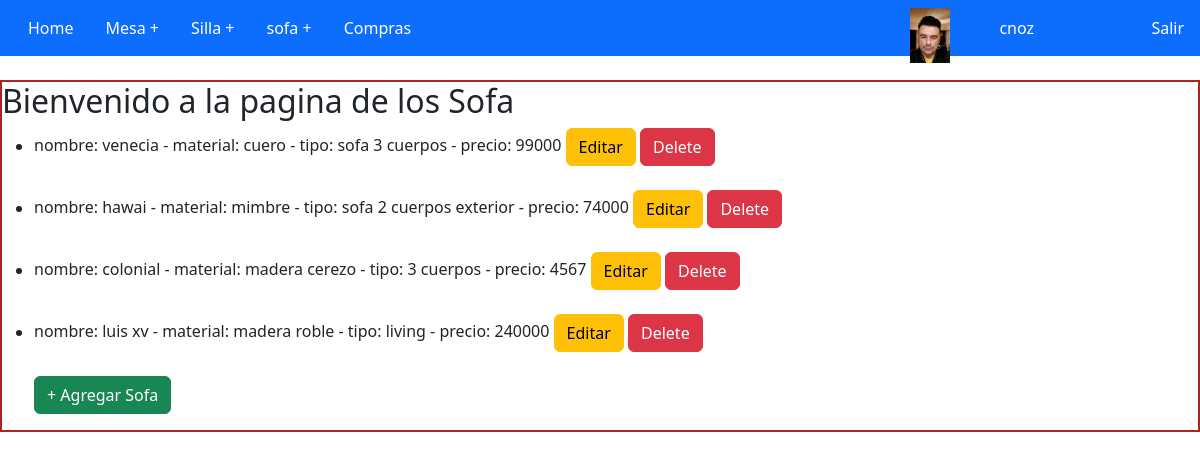
The app's page /productos/read_sofa/ (signed in) with its own data.
### productos/models.py (models this page shows)
class Sofa(models.Model):
    nombre = models.CharField(max_length= 30)
    material = models.CharField(max_length= 30)
    tipo = models.CharField(max_length= 30)
    precio = models.IntegerField()
    def __str__(self):
        return f'nombre: {self.nombre} - material: {self.material} - tipo: {self.tipo} - precio: {self.precio}'

### productos/views.py (the view)
# urls.py: path('read_sofa/', read_sofa),
@login_required
def read_sofa(request=None):
    sofas= Sofa.objects.all()
    avatar = Avatar.objects.filter(user = request.user.id)
    try:
        avatar = avatar[0].image.url
    except:
        avatar = None
    return render(request,'crud_sofa/read_sofa.html',{'sofa': sofas,'avatar': avatar })

### productos/template/crud_sofa/read_sofa.html (shortened to what this page needs)
{% extends "index.html" %}
{% load static %}
{% block contenido %}
<h2>Bienvenido a la pagina de los Sofa</h2>
<ul>
    {% for sof in sofa %}
        <li>
            {{ sof }}
            <a href="/productos/update_sofa/{{sof.id}}" class="btn btn-warning">Editar</a>
            <a href="/productos/delete_sofa/{{sof.id}}" class="btn btn-danger">Delete</a>
        </li>
        <br>
    {% endfor %}
    <a class="btn btn-success" href="/productos/create_sofa"> + Agregar Sofa</a>
</ul>
{% endblock %}

### productos/template/index.html (shortened to what this page needs)
<!DOCTYPE html>
<html lang="en">
<head>
    {% load static %}
    <link rel="stylesheet" href="{% static '/css/myestylo.css' %}">
    <link rel="stylesheet" href="{%static 'css/bootstrap.min.css'%}">
</head>
<body>
    <nav class="navbar navbar-expand-lg navbar-light fixed-top bg-primary">
        <div class="container-fluid">
            <div class="collapse navbar-collapse" id="navbarSupportedContent">
            <ul class="nav nav-pills nav-fill">
                <li class="nav-item">
                    <a class="nav-link active" aria-current="page" href="/productos/">Home</a>
                  </li>
                <li class="nav-item">
                  <a class="nav-link active" aria-current="page" href="/productos/read_mesas">Mesa +</a>
                </li>
                <li class="nav-item">
                  <a class="nav-link active" aria-current="page" href="/productos/read_sillas">Silla +</a>
                </li>
                <li class="nav-item">
                  <a class="nav-link active" aria-current="page" href="/productos/read_sofa">sofa +</a>
                </li>
                <li class="nav-item">
                  <a class="nav-link active" aria-current="page" href="/productos/compras">Compras</a>
                </li>
                <li class="nav-item" style="position: absolute; right: 150px">
                  <a class="nav-link active" aria-current="page" href="/productos/perfil/">{{ user.username }}</a>
                </li>
                <li class="nav-item" style="position: absolute; right: 250px">
                  <img src='{{ avatar }}' width="40px">
                </li>
                <li class="nav-item" style="position: absolute; right: 0px">
                  <a class="nav-link active" aria-current="page" href="/productos/logout/">Salir</a>
                </li>
            </ul>
        </div>
        </div>
    </nav>
    <div class="contenido1">
        {% block contenido %}{% endblock %}
    </div>
</body>
</html>

### productos/static/css/myestylo.css (style rules this page uses)
.contenido1 { position: relative; top: 80px; border: 2px solid rgb(170, 36, 36); }

### records on screen
Sofa: nombre+material+tipo "nombre: venecia - material: cuero - tipo: sofa 3 cuerpos - precio: 99000"
Sofa: nombre+material+tipo "nombre: hawai - material: mimbre - tipo: sofa 2 cuerpos exterior - precio: 74000"
Sofa: nombre+material+tipo "nombre: colonial - material: madera cerezo - tipo: 3 cuerpos - precio: 4567"
Sofa: nombre+material+tipo "nombre: luis xv - material: madera roble - tipo: living - precio: 240000"

### other values on screen
{{ user.username }} "cnoz"
